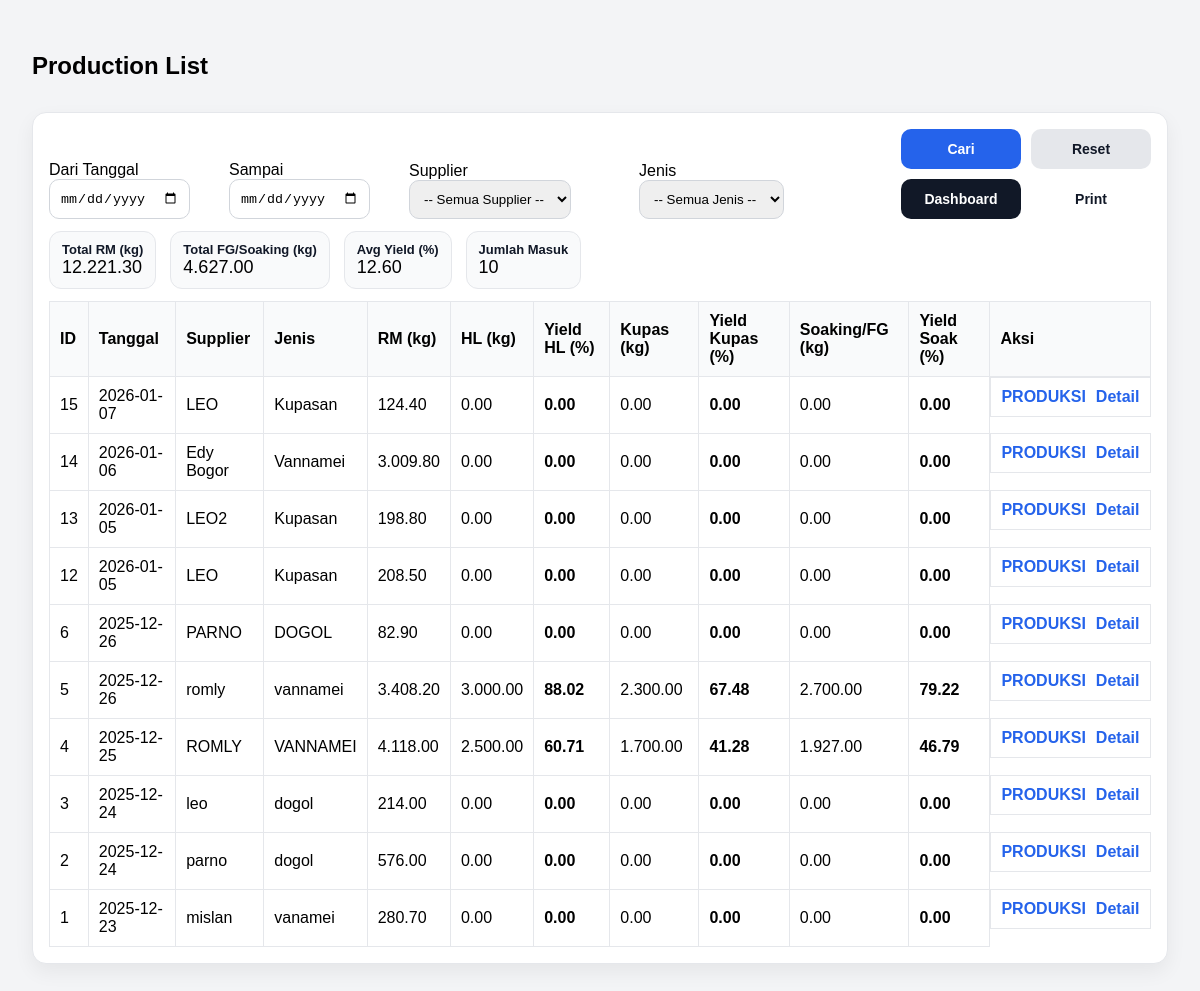
The page /production/list (signed in) on the database its author committed.
### tables this page shows
CREATE TABLE receiving_header (
            id INTEGER PRIMARY KEY AUTOINCREMENT,
            tanggal TEXT NOT NULL,
            supplier TEXT NOT NULL,
            jenis TEXT,
            fiber REAL,
            created_at TEXT DEFAULT (datetime('now','localtime'))
        );

### app.py (the view)
@app.route("/production/list")
def production_list():
    if not require_login():
        return redirect(url_for("login"))
    start = (request.args.get("start") or "").strip()
    end = (request.args.get("end") or "").strip()
    supplier_q = (request.args.get("supplier") or "").strip()   # akan berisi NAMA supplier
    jenis_q = (request.args.get("jenis") or "").strip()
    conn = get_conn()
    suppliers = conn.execute("SELECT nama FROM supplier WHERE aktif=1 ORDER BY nama").fetchall()
    jenis_list = conn.execute("SELECT nama FROM udang_jenis WHERE aktif=1 ORDER BY id").fetchall()
    where = []
    params = []
    if start and end:
        where.append("r.tanggal BETWEEN ? AND ?")
        params.extend([start, end])
    elif start:
        where.append("r.tanggal >= ?")
        params.append(start)
    elif end:
        where.append("r.tanggal <= ?")
        params.append(end)
    if supplier_q:
        where.append("LOWER(TRIM(r.supplier)) = ?")
        params.append(supplier_q.strip().lower())
    if jenis_q:
        where.append("LOWER(TRIM(r.jenis)) = ?")
        params.append(jenis_q.strip().lower())
    where_sql = ("WHERE " + " AND ".join(where)) if where else ""
    rows = conn.execute(f"""
        SELECT
          r.id AS receiving_id,
          r.tanggal, r.supplier, r.jenis,
          r.total_netto AS rm_kg,

          COALESCE(hl.berat_kg,0) AS hl_kg,
          COALESCE(hl.yield_pct,0) AS hl_yield,

          COALESCE(kp.berat_kg,0) AS kupas_kg,
          COALESCE(kp.yield_pct,0) AS kupas_yield,

          COALESCE(sk.berat_kg,0) AS fg_kg,
          COALESCE(sk.yield_pct,0) AS fg_yield,

          COALESCE(sk.yield_pct,0) AS final_pct
        FROM (
          SELECT h.id, h.tanggal, h.supplier, h.jenis,
                 COALESCE(SUM(COALESCE(p.netto,0)),0) AS total_netto
          FROM receiving_header h
          LEFT JOIN receiving_partai p ON p.header_id=h.id
          GROUP BY h.id
        ) r
        LEFT JOIN production_header ph ON ph.id = (
  SELECT id FROM production_header
  WHERE receiving_id = r.id
  ORDER BY id DESC
  LIMIT 1
)

        LEFT JOIN production_step hl ON hl.production_id=ph.id AND hl.step_name='HL'
        LEFT JOIN production_step kp ON kp.production_id=ph.id AND kp.step_name='KUPAS'
        LEFT JOIN production_step sk ON sk.production_id=ph.id AND sk.step_name='SOAKING'
        {where_sql}
        ORDER BY r.id DESC
    """, params).fetchall()
    summary = {
        "total_rm": sum([(x["rm_kg"] or 0) for x in rows]),
        "total_fg": sum([(x["fg_kg"] or 0) for x in rows]),  # ✅ FIX DI SINI
        "avg_yield": (sum([(x["final_pct"] or 0) for x in rows]) / len(rows)) if rows else 0,
        "count_rows": len(rows),
    }
    conn.close()
    return render_template(
        "production_list.html",
        rows=[dict(r) for r in rows],
        summary=summary,
        start=start,
        end=end,
        supplier=supplier_q,
        jenis=jenis_q,
        suppliers=[s["nama"] for s in suppliers],   # ✅ dropdown data
        jenis_list=[j["nama"] for j in jenis_list], # ✅ dropdown data
    )

### app.py (called while the page is built)
def require_login() -> bool:
    return bool(session.get("user"))

### db.py (called while the page is built)
def get_conn():
    conn = sqlite3.connect(DB_NAME)
    conn.row_factory = sqlite3.Row
    conn.execute("PRAGMA foreign_keys = ON;")
    return conn

### templates/production_list.html (shortened to what this page needs)
<!doctype html>
<html lang="id">
<head>
</head>
<body>
<div class="top">
  <h2>Production List</h2>
</div>
<div class="card">
  <form method="get" action="/production/list" class="filters">
  <div>
    <div>Dari Tanggal</div>
    <input type="date" name="start" value="{{ start }}">
  </div>
  <div>
    <div>Sampai</div>
    <input type="date" name="end" value="{{ end }}">
  </div>
  <div>
    <div>Supplier</div>
    <select name="supplier">
      <option value="">-- Semua Supplier --</option>
    </select>
  </div>
  <div>
    <div>Jenis</div>
    <select name="jenis">
  <option value="">-- Semua Jenis --</option>
</select>
  </div>
<div class="filter-actions">
  <button class="btn btn-primary" type="submit">Cari</button>
  <a class="btn btn-ghost" href="/production/list">Reset</a>
  <a class="btn btn-secondary" href="/dashboard">Dashboard</a>
  <a class="btn btn-outline"
     href="/production/list/print?start={{ start or '' }}&end={{ end or '' }}&supplier={{ supplier or '' }}&jenis={{ jenis or '' }}">
    Print
  </a>
</div>
</form>
  <div class="summary">
    <div class="pill"><b>Total RM (kg)</b>
      <span>{{ "{:,.2f}".format(summary.total_rm or 0).replace(",", ".") }}</span>
    </div>
    <div class="pill"><b>Total FG/Soaking (kg)</b>
      <span>{{ "{:,.2f}".format(summary.total_fg or 0).replace(",", ".") }}</span>
    </div>
    <div class="pill"><b>Avg Yield (%)</b>
      <span>{{ "{:,.2f}".format(summary.avg_yield or 0).replace(",", ".") }}</span>
    </div>
    <div class="pill"><b>Jumlah Masuk</b>
      <span>{{ summary.count_rows or 0 }}</span>
    </div>
  </div>
  <table>
    <thead>
  <tr>
    <th>ID</th>
    <th>Tanggal</th>
    <th>Supplier</th>
    <th>Jenis</th>
    <th class="right">RM (kg)</th>
    <th class="right">HL (kg)</th>
    <th class="right">Yield HL (%)</th>
    <th class="right">Kupas (kg)</th>
    <th class="right">Yield Kupas (%)</th>
    <th class="right">Soaking/FG (kg)</th>
    <th class="right">Yield Soak (%)</th>
      <th>Aksi</th>
  </tr>
</thead>
    <tbody>
      {% for r in rows %}
      <tr>
  <td>{{ r.receiving_id }}</td>
  <td>{{ r.tanggal }}</td>
  <td>{{ r.supplier }}</td>
  <td>{{ r.jenis }}</td>
  <td class="right">{{ "{:,.2f}".format(r.rm_kg or 0).replace(",", ".") }}</td>
  <td class="right">{{ "{:,.2f}".format(r.hl_kg or 0).replace(",", ".") }}</td>
  <td class="right"><b>{{ "{:,.2f}".format(r.hl_yield or 0).replace(",", ".") }}</b></td>
  <td class="right">{{ "{:,.2f}".format(r.kupas_kg or 0).replace(",", ".") }}</td>
  <td class="right"><b>{{ "{:,.2f}".format(r.kupas_yield or 0).replace(",", ".") }}</b></td>
  <td class="right">{{ "{:,.2f}".format(r.fg_kg or 0).replace(",", ".") }}</td>
  <td class="right"><b>{{ "{:,.2f}".format(r.fg_yield or 0).replace(",", ".") }}</b></td>
    <td style="display:flex; gap:10px; align-items:center;">
    <a href="/production/open/{{ r.receiving_id }}">PRODUKSI</a>
    <a href="/receiving/{{ r.receiving_id }}">Detail</a>
  </td>
</tr>
      {% endfor %}
    </tbody>
  </table>
</div>
</body>
</html>

### templates/production_list.html (style rules this page uses)
body { font-family:Arial;padding:24px;background:#f3f4f6 }
.top { display:flex;justify-content:space-between;align-items:center;gap:10px }
.card { background:#fff;border:1px solid #e5e7eb;border-radius:14px;padding:16px;box-shadow:0 8px 20px rgba(0,0,0,.06);margin-top:12px }
table { width:100%;border-collapse:collapse;margin-top:12px }
th,td { border:1px solid #e5e7eb;padding:10px;text-align:left }
th { background:#f9fafb }
input, select { padding:10px;border:1px solid #d1d5db;border-radius:10px }
button.btn, a.btn { width:120px; height:40px; padding:0 !important; display:inline-flex; align-items:center; justify-content:center; box-sizing:border-box; font-size:14px; font-weight:700; line-height:1; border-radius:10px; text-decoration:none; cursor:pointer; border:0; }
.btn-primary { background:#2563eb;color:#fff }
.btn-secondary { background:#111827;color:#fff }
.btn-ghost { background:#e5e7eb;color:#111827 }
.btn-outline { background:#fff;color:#111827;border:1px solid #d1d5db }
a { color:#2563eb;text-decoration:none;font-weight:700 }
.summary { display:flex;gap:14px;flex-wrap:wrap;margin-top:12px }
.pill { background:#f9fafb;border:1px solid #e5e7eb;border-radius:12px;padding:10px 12px }
.pill b { display:block;font-size:13px;color:#111827 }
.pill span { font-size:18px }
.filters { display:grid; grid-template-columns: 170px 170px 220px 220px 1fr; gap:10px; align-items:end; }
.filter-actions { display:flex; gap:10px; justify-content:flex-end; flex-wrap:wrap; }

### rows shown on the page
receiving_header: receiving_id "15", tanggal "2026-01-07", supplier "LEO", jenis "Kupasan", rm_kg "124.40", hl_kg "0.00", hl_yield "0.00", kupas_kg "0.00", kupas_yield "0.00", fg_kg "0.00", fg_yield "0.00"
receiving_header: receiving_id "14", tanggal "2026-01-06", supplier "Edy Bogor", jenis "Vannamei", rm_kg "3.009.80", hl_kg "0.00", hl_yield "0.00", kupas_kg "0.00", kupas_yield "0.00", fg_kg "0.00", fg_yield "0.00"
receiving_header: receiving_id "13", tanggal "2026-01-05", supplier "LEO2", jenis "Kupasan", rm_kg "198.80", hl_kg "0.00", hl_yield "0.00", kupas_kg "0.00", kupas_yield "0.00", fg_kg "0.00", fg_yield "0.00"
receiving_header: receiving_id "12", tanggal "2026-01-05", supplier "LEO", jenis "Kupasan", rm_kg "208.50", hl_kg "0.00", hl_yield "0.00", kupas_kg "0.00", kupas_yield "0.00", fg_kg "0.00", fg_yield "0.00"
receiving_header: receiving_id "6", tanggal "2025-12-26", supplier "PARNO", jenis "DOGOL", rm_kg "82.90", hl_kg "0.00", hl_yield "0.00", kupas_kg "0.00", kupas_yield "0.00", fg_kg "0.00", fg_yield "0.00"
receiving_header: receiving_id "5", tanggal "2025-12-26", supplier "romly", jenis "vannamei", rm_kg "3.408.20", hl_kg "3.000.00", hl_yield "88.02", kupas_kg "2.300.00", kupas_yield "67.48", fg_kg "2.700.00", fg_yield "79.22"
receiving_header: receiving_id "4", tanggal "2025-12-25", supplier "ROMLY", jenis "VANNAMEI", rm_kg "4.118.00", hl_kg "2.500.00", hl_yield "60.71", kupas_kg "1.700.00", kupas_yield "41.28", fg_kg "1.927.00", fg_yield "46.79"
receiving_header: receiving_id "3", tanggal "2025-12-24", supplier "leo", jenis "dogol", rm_kg "214.00", hl_kg "0.00", hl_yield "0.00", kupas_kg "0.00", kupas_yield "0.00", fg_kg "0.00", fg_yield "0.00"
receiving_header: receiving_id "2", tanggal "2025-12-24", supplier "parno", jenis "dogol", rm_kg "576.00", hl_kg "0.00", hl_yield "0.00", kupas_kg "0.00", kupas_yield "0.00", fg_kg "0.00", fg_yield "0.00"
receiving_header: receiving_id "1", tanggal "2025-12-23", supplier "mislan", jenis "vanamei", rm_kg "280.70", hl_kg "0.00", hl_yield "0.00", kupas_kg "0.00", kupas_yield "0.00", fg_kg "0.00", fg_yield "0.00"

### other values the page prints
{{ "{:,.2f}".format(summary.total_rm or 0).replace(",", ".") }} "12.221.30"
{{ "{:,.2f}".format(summary.total_fg or 0).replace(",", ".") }} "4.627.00"
{{ "{:,.2f}".format(summary.avg_yield or 0).replace(",", ".") }} "12.60"
{{ summary.count_rows or 0 }} "10"
